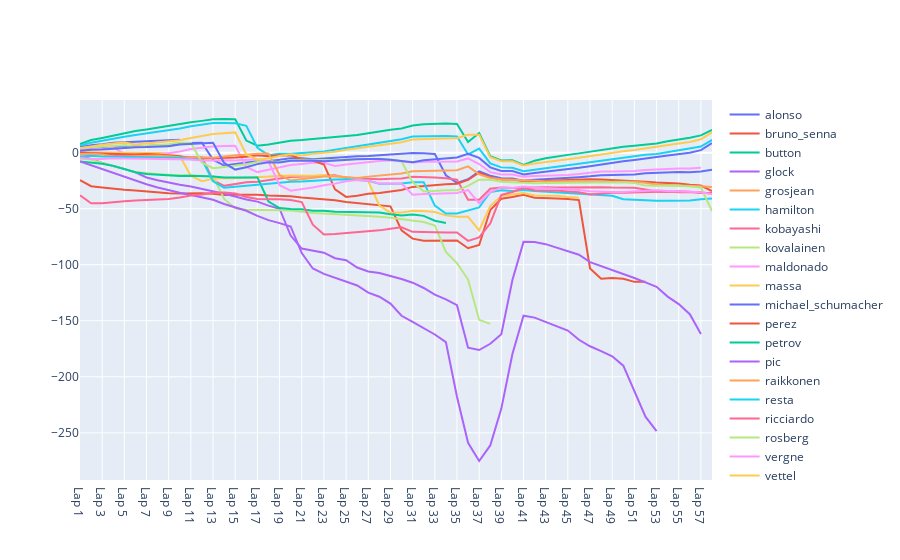

Write notebook code for a chart like this one.
### Markdown cell above
### Performance Score
> Driver Lap / Median of all times on that Lap

### Code cell
median = test_df[1:].median(axis=0, skipna=True).tolist()

fig = go.Figure()

for driver in drivers:
    score=0
    score_per_lap = []
    driver_row = test_df.loc[test_df['Drivers'] == driver]

    for lap in range(1,len(driver_row.columns[1:])+1):
        score += percent_difference(driver_row[f'Lap {lap}'].values[0],median[lap-1],lap)
        score_per_lap.append(score)

    fig.add_trace(go.Line(x=driver_row.columns[1:],y=score_per_lap,name=f'{driver}', mode='lines'))

fig.show()

### Figure 1 — Plotly figure (JSON) as saved in the notebook; plotly's stock layout.template omitted (floating-point values rounded to 4 significant figures)
{"data": [{"mode": "lines", "name": "alonso", "type": "scatter", "x": ["Lap 1", "Lap 2", "Lap 3", "Lap 4", "Lap 5", "Lap 6", "Lap 7", "Lap 8", "Lap 9", "Lap 10", "Lap 11", "Lap 12", "Lap 13", "Lap 14", "Lap 15", "Lap 16", "Lap 17", "Lap 18", "Lap 19", "Lap 20", "Lap 21", "Lap 22", "Lap 23", "Lap 24", "Lap 25", "Lap 26", "Lap 27", "Lap 28", "Lap 29", "Lap 30", "Lap 31", "Lap 32", "Lap 33", "Lap 34", "Lap 35", "Lap 36", "Lap 37", "Lap 38", "Lap 39", "Lap 40", "Lap 41", "Lap 42", "Lap 43", "Lap 44", "Lap 45", "Lap 46", "Lap 47", "Lap 48", "Lap 49", "Lap 50", "Lap 51", "Lap 52", "Lap 53", "Lap 54", "Lap 55", "Lap 56", "Lap 57", "Lap 58"], "y": [2.205, 3.286, 4.425, 5.541, 6.241, 5.409, 5.855, 6.161, 6.975, 8.474, 8.517, 8.867, -6.252, -11.53, -10.13, -8.642, -7.647, -7.706, -6.254, -4.994, -4.98, -5.982, -5.261, -4.653, -3.553, -3.26, -3.058, -2.401, -1.665, -1.398, -0.3799, -0.5686, -1.254, -20.16, -26.96, -23.79, -16.65, -20.53, -22.74, -22.96, -25.03, -24.17, -23.74, -22.85, -22.83, -21.85, -21.14, -20.19, -20.04, -19.82, -19.39, -18.46, -18.19, -17.3, -17.27, -17.49, -16.87, -15.29]}, {"mode": "lines", "name": "bruno_senna", "type": "scatter", "x": ["Lap 1", "Lap 2", "Lap 3", "Lap 4", "Lap 5", "Lap 6", "Lap 7", "Lap 8", "Lap 9", "Lap 10", "Lap 11", "Lap 12", "Lap 13", "Lap 14", "Lap 15", "Lap 16", "Lap 17", "Lap 18", "Lap 19", "Lap 20", "Lap 21", "Lap 22", "Lap 23", "Lap 24", "Lap 25", "Lap 26", "Lap 27", "Lap 28", "Lap 29", "Lap 30", "Lap 31", "Lap 32", "Lap 33", "Lap 34", "Lap 35", "Lap 36", "Lap 37", "Lap 38", "Lap 39", "Lap 40", "Lap 41", "Lap 42", "Lap 43", "Lap 44", "Lap 45", "Lap 46", "Lap 47", "Lap 48", "Lap 49", "Lap 50", "Lap 51", "Lap 52", "Lap 53", "Lap 54", "Lap 55", "Lap 56", "Lap 57", "Lap 58"], "y": [-24.45, -29.91, -31.04, -32.22, -33.12, -33.82, -34.66, -35.89, -36.28, -36.44, -36.31, -36.32, -36.76, -37.8, -37.47, -37.4, -37.64, -38.25, -38.58, -38.86, -39.98, -40.69, -41.18, -42.54, -44.07, -45.17, -46.18, -47.18, -47.89, -69.25, -76.72, -78.66, -78.72, -78.47, -78.35, -85.28, -82.33, -51.12, -41.16, -39.6, -37.66, -40.23, -40.95, -41.01, -41.46, -42.33, -103.3, -112.4, -111.8, -112.5, -115.3, -115.3, null, null, null, null, null, null]}, {"mode": "lines", "name": "button", "type": "scatter", "x": ["Lap 1", "Lap 2", "Lap 3", "Lap 4", "Lap 5", "Lap 6", "Lap 7", "Lap 8", "Lap 9", "Lap 10", "Lap 11", "Lap 12", "Lap 13", "Lap 14", "Lap 15", "Lap 16", "Lap 17", "Lap 18", "Lap 19", "Lap 20", "Lap 21", "Lap 22", "Lap 23", "Lap 24", "Lap 25", "Lap 26", "Lap 27", "Lap 28", "Lap 29", "Lap 30", "Lap 31", "Lap 32", "Lap 33", "Lap 34", "Lap 35", "Lap 36", "Lap 37", "Lap 38", "Lap 39", "Lap 40", "Lap 41", "Lap 42", "Lap 43", "Lap 44", "Lap 45", "Lap 46", "Lap 47", "Lap 48", "Lap 49", "Lap 50", "Lap 51", "Lap 52", "Lap 53", "Lap 54", "Lap 55", "Lap 56", "Lap 57", "Lap 58"], "y": [7.565, 11.24, 13.16, 15.4, 17.42, 19.27, 20.74, 22.48, 23.83, 25.46, 27.04, 28.36, 29.83, 30.03, 29.78, 10.8, 6.232, 7.215, 8.973, 10.52, 11.21, 12.1, 13.17, 13.75, 14.74, 15.84, 17.35, 18.97, 20.49, 21.51, 24.22, 25.36, 25.81, 25.93, 25.61, 9.578, 17.52, -3.21, -6.985, -6.757, -10.97, -7.134, -5.05, -3.341, -1.979, -0.6499, 0.9569, 2.075, 3.594, 5.226, 6.166, 7.35, 8.142, 10.11, 11.53, 13.34, 15.38, 20.2]}, {"mode": "lines", "name": "glock", "type": "scatter", "x": ["Lap 1", "Lap 2", "Lap 3", "Lap 4", "Lap 5", "Lap 6", "Lap 7", "Lap 8", "Lap 9", "Lap 10", "Lap 11", "Lap 12", "Lap 13", "Lap 14", "Lap 15", "Lap 16", "Lap 17", "Lap 18", "Lap 19", "Lap 20", "Lap 21", "Lap 22", "Lap 23", "Lap 24", "Lap 25", "Lap 26", "Lap 27", "Lap 28", "Lap 29", "Lap 30", "Lap 31", "Lap 32", "Lap 33", "Lap 34", "Lap 35", "Lap 36", "Lap 37", "Lap 38", "Lap 39", "Lap 40", "Lap 41", "Lap 42", "Lap 43", "Lap 44", "Lap 45", "Lap 46", "Lap 47", "Lap 48", "Lap 49", "Lap 50", "Lap 51", "Lap 52", "Lap 53", "Lap 54", "Lap 55", "Lap 56", "Lap 57", "Lap 58"], "y": [-3.443, -5.554, -9.198, -11.62, -14.52, -17.62, -22.14, -24.61, -26.89, -28.59, -30.21, -32.33, -34.0, -36.7, -39.08, -41.86, -43.67, -47.3, -50.04, -73.97, -85.61, -87.41, -89.26, -94.17, -96.03, -102.5, -106.0, -107.4, -109.7, -112.7, -116.0, -120.8, -126.8, -130.9, -136.1, -174.0, -176.1, -170.5, -162.1, -113.7, -79.6, -79.74, -81.64, -84.57, -87.8, -91.08, -97.7, -101.2, -104.4, -107.7, -111.8, -115.8, -119.7, -128.4, -135.1, -144.1, -161.7, null]}, {"mode": "lines", "name": "grosjean", "type": "scatter", "x": ["Lap 1", "Lap 2", "Lap 3", "Lap 4", "Lap 5", "Lap 6", "Lap 7", "Lap 8", "Lap 9", "Lap 10", "Lap 11", "Lap 12", "Lap 13", "Lap 14", "Lap 15", "Lap 16", "Lap 17", "Lap 18", "Lap 19", "Lap 20", "Lap 21", "Lap 22", "Lap 23", "Lap 24", "Lap 25", "Lap 26", "Lap 27", "Lap 28", "Lap 29", "Lap 30", "Lap 31", "Lap 32", "Lap 33", "Lap 34", "Lap 35", "Lap 36", "Lap 37", "Lap 38", "Lap 39", "Lap 40", "Lap 41", "Lap 42", "Lap 43", "Lap 44", "Lap 45", "Lap 46", "Lap 47", "Lap 48", "Lap 49", "Lap 50", "Lap 51", "Lap 52", "Lap 53", "Lap 54", "Lap 55", "Lap 56", "Lap 57", "Lap 58"], "y": [3.167, null, null, null, null, null, null, null, null, null, null, null, null, null, null, null, null, null, null, null, null, null, null, null, null, null, null, null, null, null, null, null, null, null, null, null, null, null, null, null, null, null, null, null, null, null, null, null, null, null, null, null, null, null, null, null, null, null]}, {"mode": "lines", "name": "hamilton", "type": "scatter", "x": ["Lap 1", "Lap 2", "Lap 3", "Lap 4", "Lap 5", "Lap 6", "Lap 7", "Lap 8", "Lap 9", "Lap 10", "Lap 11", "Lap 12", "Lap 13", "Lap 14", "Lap 15", "Lap 16", "Lap 17", "Lap 18", "Lap 19", "Lap 20", "Lap 21", "Lap 22", "Lap 23", "Lap 24", "Lap 25", "Lap 26", "Lap 27", "Lap 28", "Lap 29", "Lap 30", "Lap 31", "Lap 32", "Lap 33", "Lap 34", "Lap 35", "Lap 36", "Lap 37", "Lap 38", "Lap 39", "Lap 40", "Lap 41", "Lap 42", "Lap 43", "Lap 44", "Lap 45", "Lap 46", "Lap 47", "Lap 48", "Lap 49", "Lap 50", "Lap 51", "Lap 52", "Lap 53", "Lap 54", "Lap 55", "Lap 56", "Lap 57", "Lap 58"], "y": [6.207, 8.938, 10.63, 12.64, 14.16, 15.73, 17.13, 18.5, 19.67, 21.63, 23.6, 24.8, 26.37, 26.47, 26.13, 23.88, 4.39, -2.239, -1.029, -0.9287, -0.5093, 0.409, 1.006, 2.622, 4.366, 6.07, 7.719, 9.293, 10.89, 12.0, 14.43, 14.73, 14.79, 14.8, 14.49, -1.582, 3.679, -9.532, -13.14, -13.48, -16.53, -15.16, -14.1, -12.72, -11.54, -10.04, -8.747, -6.942, -5.531, -4.079, -3.142, -1.825, -1.104, 0.4852, 1.842, 3.152, 5.411, 11.32]}, {"mode": "lines", "name": "kobayashi", "type": "scatter", "x": ["Lap 1", "Lap 2", "Lap 3", "Lap 4", "Lap 5", "Lap 6", "Lap 7", "Lap 8", "Lap 9", "Lap 10", "Lap 11", "Lap 12", "Lap 13", "Lap 14", "Lap 15", "Lap 16", "Lap 17", "Lap 18", "Lap 19", "Lap 20", "Lap 21", "Lap 22", "Lap 23", "Lap 24", "Lap 25", "Lap 26", "Lap 27", "Lap 28", "Lap 29", "Lap 30", "Lap 31", "Lap 32", "Lap 33", "Lap 34", "Lap 35", "Lap 36", "Lap 37", "Lap 38", "Lap 39", "Lap 40", "Lap 41", "Lap 42", "Lap 43", "Lap 44", "Lap 45", "Lap 46", "Lap 47", "Lap 48", "Lap 49", "Lap 50", "Lap 51", "Lap 52", "Lap 53", "Lap 54", "Lap 55", "Lap 56", "Lap 57", "Lap 58"], "y": [0.1757, -0.1015, -0.2621, -3.059, -2.646, -2.646, -2.542, -2.11, -2.925, -3.742, -4.007, -3.994, -24.51, -29.61, -27.99, -26.41, -26.04, -24.81, -22.96, -21.65, -21.3, -20.6, -20.1, -20.19, -22.5, -22.9, -23.56, -23.62, -23.19, -23.09, -21.6, -21.56, -22.09, -22.92, -24.08, -42.11, -42.05, -32.27, -31.15, -31.54, -31.18, -30.95, -30.84, -31.05, -30.9, -30.88, -30.88, -30.82, -31.15, -31.04, -31.25, -32.94, -34.55, -34.79, -34.46, -34.86, -35.99, -35.99]}, {"mode": "lines", "name": "kovalainen", "type": "scatter", "x": ["Lap 1", "Lap 2", "Lap 3", "Lap 4", "Lap 5", "Lap 6", "Lap 7", "Lap 8", "Lap 9", "Lap 10", "Lap 11", "Lap 12", "Lap 13", "Lap 14", "Lap 15", "Lap 16", "Lap 17", "Lap 18", "Lap 19", "Lap 20", "Lap 21", "Lap 22", "Lap 23", "Lap 24", "Lap 25", "Lap 26", "Lap 27", "Lap 28", "Lap 29", "Lap 30", "Lap 31", "Lap 32", "Lap 33", "Lap 34", "Lap 35", "Lap 36", "Lap 37", "Lap 38", "Lap 39", "Lap 40", "Lap 41", "Lap 42", "Lap 43", "Lap 44", "Lap 45", "Lap 46", "Lap 47", "Lap 48", "Lap 49", "Lap 50", "Lap 51", "Lap 52", "Lap 53", "Lap 54", "Lap 55", "Lap 56", "Lap 57", "Lap 58"], "y": [-5.407, -6.211, -9.238, -11.74, -14.5, -17.56, -18.61, -19.12, -19.63, -20.03, -19.81, -20.88, -20.98, -41.34, -49.54, -51.0, -50.96, -51.06, -51.31, -51.7, -52.89, -53.88, -54.21, -54.78, -55.06, -55.62, -56.16, -57.13, -57.99, -59.32, -60.21, -61.84, -64.96, -88.6, -98.69, -113.2, -149.2, -152.8, null, null, null, null, null, null, null, null, null, null, null, null, null, null, null, null, null, null, null, null]}, {"mode": "lines", "name": "maldonado", "type": "scatter", "x": ["Lap 1", "Lap 2", "Lap 3", "Lap 4", "Lap 5", "Lap 6", "Lap 7", "Lap 8", "Lap 9", "Lap 10", "Lap 11", "Lap 12", "Lap 13", "Lap 14", "Lap 15", "Lap 16", "Lap 17", "Lap 18", "Lap 19", "Lap 20", "Lap 21", "Lap 22", "Lap 23", "Lap 24", "Lap 25", "Lap 26", "Lap 27", "Lap 28", "Lap 29", "Lap 30", "Lap 31", "Lap 32", "Lap 33", "Lap 34", "Lap 35", "Lap 36", "Lap 37", "Lap 38", "Lap 39", "Lap 40", "Lap 41", "Lap 42", "Lap 43", "Lap 44", "Lap 45", "Lap 46", "Lap 47", "Lap 48", "Lap 49", "Lap 50", "Lap 51", "Lap 52", "Lap 53", "Lap 54", "Lap 55", "Lap 56", "Lap 57", "Lap 58"], "y": [2.704, 2.756, 3.378, 4.619, -1.073, -0.2661, -0.5257, -0.7661, -0.6075, 1.121, 3.161, 4.275, 5.597, 6.031, 6.166, -12.74, -17.33, -15.28, -12.9, -11.07, -10.09, -9.101, -9.101, -11.92, -10.5, -9.386, -8.276, -7.476, -6.72, -7.725, -8.729, -8.11, -7.952, -7.968, -7.952, -5.164, -10.11, -17.42, -19.58, -19.49, -21.6, -20.73, -20.49, -19.7, -19.85, -18.99, -17.99, -16.78, -16.78, -16.68, -16.4, -15.51, -14.86, -14.19, -14.19, -14.07, -13.52, null]}, {"mode": "lines", "name": "massa", "type": "scatter", "x": ["Lap 1", "Lap 2", "Lap 3", "Lap 4", "Lap 5", "Lap 6", "Lap 7", "Lap 8", "Lap 9", "Lap 10", "Lap 11", "Lap 12", "Lap 13", "Lap 14", "Lap 15", "Lap 16", "Lap 17", "Lap 18", "Lap 19", "Lap 20", "Lap 21", "Lap 22", "Lap 23", "Lap 24", "Lap 25", "Lap 26", "Lap 27", "Lap 28", "Lap 29", "Lap 30", "Lap 31", "Lap 32", "Lap 33", "Lap 34", "Lap 35", "Lap 36", "Lap 37", "Lap 38", "Lap 39", "Lap 40", "Lap 41", "Lap 42", "Lap 43", "Lap 44", "Lap 45", "Lap 46", "Lap 47", "Lap 48", "Lap 49", "Lap 50", "Lap 51", "Lap 52", "Lap 53", "Lap 54", "Lap 55", "Lap 56", "Lap 57", "Lap 58"], "y": [0.3312, 0.3312, 0.3816, 0.3816, 0.03864, 0.2782, 0.2782, -0.2544, -2.175, -2.986, -20.61, -25.47, -23.3, -22.61, -22.84, -22.45, -21.89, -21.8, -20.76, -20.32, -20.53, -20.56, -20.27, -20.74, -22.08, -22.95, -25.66, -47.14, -53.57, -53.51, -51.86, -52.04, -52.89, -55.97, -57.29, -57.29, -69.31, -47.66, -38.71, -37.54, -35.99, -38.12, -38.24, -38.54, -39.56, -40.35, null, null, null, null, null, null, null, null, null, null, null, null]}, {"mode": "lines", "name": "michael_schumacher", "type": "scatter", "x": ["Lap 1", "Lap 2", "Lap 3", "Lap 4", "Lap 5", "Lap 6", "Lap 7", "Lap 8", "Lap 9", "Lap 10", "Lap 11", "Lap 12", "Lap 13", "Lap 14", "Lap 15", "Lap 16", "Lap 17", "Lap 18", "Lap 19", "Lap 20", "Lap 21", "Lap 22", "Lap 23", "Lap 24", "Lap 25", "Lap 26", "Lap 27", "Lap 28", "Lap 29", "Lap 30", "Lap 31", "Lap 32", "Lap 33", "Lap 34", "Lap 35", "Lap 36", "Lap 37", "Lap 38", "Lap 39", "Lap 40", "Lap 41", "Lap 42", "Lap 43", "Lap 44", "Lap 45", "Lap 46", "Lap 47", "Lap 48", "Lap 49", "Lap 50", "Lap 51", "Lap 52", "Lap 53", "Lap 54", "Lap 55", "Lap 56", "Lap 57", "Lap 58"], "y": [4.846, 6.701, 7.5, 8.791, 9.344, 9.884, 10.29, 10.63, 11.1, 11.41, null, null, null, null, null, null, null, null, null, null, null, null, null, null, null, null, null, null, null, null, null, null, null, null, null, null, null, null, null, null, null, null, null, null, null, null, null, null, null, null, null, null, null, null, null, null, null, null]}, {"mode": "lines", "name": "perez", "type": "scatter", "x": ["Lap 1", "Lap 2", "Lap 3", "Lap 4", "Lap 5", "Lap 6", "Lap 7", "Lap 8", "Lap 9", "Lap 10", "Lap 11", "Lap 12", "Lap 13", "Lap 14", "Lap 15", "Lap 16", "Lap 17", "Lap 18", "Lap 19", "Lap 20", "Lap 21", "Lap 22", "Lap 23", "Lap 24", "Lap 25", "Lap 26", "Lap 27", "Lap 28", "Lap 29", "Lap 30", "Lap 31", "Lap 32", "Lap 33", "Lap 34", "Lap 35", "Lap 36", "Lap 37", "Lap 38", "Lap 39", "Lap 40", "Lap 41", "Lap 42", "Lap 43", "Lap 44", "Lap 45", "Lap 46", "Lap 47", "Lap 48", "Lap 49", "Lap 50", "Lap 51", "Lap 52", "Lap 53", "Lap 54", "Lap 55", "Lap 56", "Lap 57", "Lap 58"], "y": [-0.1754, -0.5791, -1.233, -1.52, -1.391, -1.589, -1.235, -1.66, -2.321, -3.161, -5.38, -5.176, -5.069, -4.81, -4.343, -3.728, -2.353, -3.153, -2.37, -2.47, -5.638, -7.037, -10.52, -32.72, -39.47, -38.4, -36.77, -35.93, -34.39, -33.29, -30.54, -29.58, -29.07, -28.29, -27.65, -24.27, -17.72, -21.89, -23.99, -23.91, -25.8, -25.39, -25.11, -24.67, -24.3, -23.89, -23.75, -24.03, -24.4, -24.67, -25.54, -25.92, -26.61, -26.76, -27.46, -28.54, -29.38, -34.32]}, {"mode": "lines", "name": "petrov", "type": "scatter", "x": ["Lap 1", "Lap 2", "Lap 3", "Lap 4", "Lap 5", "Lap 6", "Lap 7", "Lap 8", "Lap 9", "Lap 10", "Lap 11", "Lap 12", "Lap 13", "Lap 14", "Lap 15", "Lap 16", "Lap 17", "Lap 18", "Lap 19", "Lap 20", "Lap 21", "Lap 22", "Lap 23", "Lap 24", "Lap 25", "Lap 26", "Lap 27", "Lap 28", "Lap 29", "Lap 30", "Lap 31", "Lap 32", "Lap 33", "Lap 34", "Lap 35", "Lap 36", "Lap 37", "Lap 38", "Lap 39", "Lap 40", "Lap 41", "Lap 42", "Lap 43", "Lap 44", "Lap 45", "Lap 46", "Lap 47", "Lap 48", "Lap 49", "Lap 50", "Lap 51", "Lap 52", "Lap 53", "Lap 54", "Lap 55", "Lap 56", "Lap 57", "Lap 58"], "y": [-7.861, -8.585, -9.962, -11.8, -14.82, -17.55, -19.02, -19.84, -20.47, -20.85, -20.5, -20.7, -21.35, -22.24, -22.0, -22.07, -22.1, -43.62, -49.45, -50.29, -50.5, -51.89, -51.89, -52.65, -52.74, -52.99, -52.85, -53.3, -54.95, -56.05, -55.17, -56.39, -60.74, -62.73, null, null, null, null, null, null, null, null, null, null, null, null, null, null, null, null, null, null, null, null, null, null, null, null]}, {"mode": "lines", "name": "pic", "type": "scatter", "x": ["Lap 1", "Lap 2", "Lap 3", "Lap 4", "Lap 5", "Lap 6", "Lap 7", "Lap 8", "Lap 9", "Lap 10", "Lap 11", "Lap 12", "Lap 13", "Lap 14", "Lap 15", "Lap 16", "Lap 17", "Lap 18", "Lap 19", "Lap 20", "Lap 21", "Lap 22", "Lap 23", "Lap 24", "Lap 25", "Lap 26", "Lap 27", "Lap 28", "Lap 29", "Lap 30", "Lap 31", "Lap 32", "Lap 33", "Lap 34", "Lap 35", "Lap 36", "Lap 37", "Lap 38", "Lap 39", "Lap 40", "Lap 41", "Lap 42", "Lap 43", "Lap 44", "Lap 45", "Lap 46", "Lap 47", "Lap 48", "Lap 49", "Lap 50", "Lap 51", "Lap 52", "Lap 53", "Lap 54", "Lap 55", "Lap 56", "Lap 57", "Lap 58"], "y": [-7.777, -11.2, -14.56, -17.65, -21.52, -24.87, -28.22, -31.09, -33.73, -35.8, -37.84, -40.19, -42.05, -45.75, -48.44, -51.82, -56.47, -60.24, -62.85, -65.88, -89.65, -103.4, -108.2, -111.5, -114.6, -118.5, -124.8, -128.6, -134.7, -145.5, -151.0, -156.8, -162.2, -169.0, -217.8, -258.8, -275.1, -261.3, -228.4, -179.6, -145.5, -147.2, -151.2, -155.0, -158.8, -166.9, -172.7, -177.0, -181.7, -190.1, -213.3, -235.6, -248.4, null, null, null, null, null]}, {"mode": "lines", "name": "raikkonen", "type": "scatter", "x": ["Lap 1", "Lap 2", "Lap 3", "Lap 4", "Lap 5", "Lap 6", "Lap 7", "Lap 8", "Lap 9", "Lap 10", "Lap 11", "Lap 12", "Lap 13", "Lap 14", "Lap 15", "Lap 16", "Lap 17", "Lap 18", "Lap 19", "Lap 20", "Lap 21", "Lap 22", "Lap 23", "Lap 24", "Lap 25", "Lap 26", "Lap 27", "Lap 28", "Lap 29", "Lap 30", "Lap 31", "Lap 32", "Lap 33", "Lap 34", "Lap 35", "Lap 36", "Lap 37", "Lap 38", "Lap 39", "Lap 40", "Lap 41", "Lap 42", "Lap 43", "Lap 44", "Lap 45", "Lap 46", "Lap 47", "Lap 48", "Lap 49", "Lap 50", "Lap 51", "Lap 52", "Lap 53", "Lap 54", "Lap 55", "Lap 56", "Lap 57", "Lap 58"], "y": [-1.292, -1.005, -1.617, -3.345, -3.345, -3.05, -3.153, -2.561, -3.102, -4.151, -4.449, -4.195, -4.646, -3.272, -2.25, -1.783, -0.8915, -0.7859, -19.93, -24.91, -23.85, -22.37, -21.2, -21.1, -21.96, -22.61, -21.38, -20.42, -19.21, -18.53, -16.67, -16.35, -16.14, -15.73, -15.74, -12.23, -19.39, -22.67, -23.78, -24.09, -24.45, -25.15, -25.83, -25.71, -25.53, -25.26, -26.0, -26.03, -26.67, -26.03, -26.03, -26.76, -28.68, -28.97, -29.13, -29.13, -30.02, -30.74]}, {"mode": "lines", "name": "resta", "type": "scatter", "x": ["Lap 1", "Lap 2", "Lap 3", "Lap 4", "Lap 5", "Lap 6", "Lap 7", "Lap 8", "Lap 9", "Lap 10", "Lap 11", "Lap 12", "Lap 13", "Lap 14", "Lap 15", "Lap 16", "Lap 17", "Lap 18", "Lap 19", "Lap 20", "Lap 21", "Lap 22", "Lap 23", "Lap 24", "Lap 25", "Lap 26", "Lap 27", "Lap 28", "Lap 29", "Lap 30", "Lap 31", "Lap 32", "Lap 33", "Lap 34", "Lap 35", "Lap 36", "Lap 37", "Lap 38", "Lap 39", "Lap 40", "Lap 41", "Lap 42", "Lap 43", "Lap 44", "Lap 45", "Lap 46", "Lap 47", "Lap 48", "Lap 49", "Lap 50", "Lap 51", "Lap 52", "Lap 53", "Lap 54", "Lap 55", "Lap 56", "Lap 57", "Lap 58"], "y": [-3.47, -2.718, -3.355, -3.543, -4.297, -4.402, -4.606, -4.606, -4.556, -4.556, -5.811, -6.286, -25.59, -31.25, -30.35, -29.47, -28.25, -27.7, -26.16, -25.92, -25.71, -25.06, -24.16, -23.92, -23.83, -24.23, -25.01, -27.66, -27.56, -27.62, -26.44, -26.47, -47.25, -54.24, -54.23, -51.54, -48.9, -35.15, -33.58, -34.24, -33.42, -34.31, -34.84, -35.5, -35.91, -36.81, -37.58, -38.09, -38.53, -41.55, -42.09, -42.38, -42.81, -42.82, -42.78, -42.7, -41.63, -40.8]}, {"mode": "lines", "name": "ricciardo", "type": "scatter", "x": ["Lap 1", "Lap 2", "Lap 3", "Lap 4", "Lap 5", "Lap 6", "Lap 7", "Lap 8", "Lap 9", "Lap 10", "Lap 11", "Lap 12", "Lap 13", "Lap 14", "Lap 15", "Lap 16", "Lap 17", "Lap 18", "Lap 19", "Lap 20", "Lap 21", "Lap 22", "Lap 23", "Lap 24", "Lap 25", "Lap 26", "Lap 27", "Lap 28", "Lap 29", "Lap 30", "Lap 31", "Lap 32", "Lap 33", "Lap 34", "Lap 35", "Lap 36", "Lap 37", "Lap 38", "Lap 39", "Lap 40", "Lap 41", "Lap 42", "Lap 43", "Lap 44", "Lap 45", "Lap 46", "Lap 47", "Lap 48", "Lap 49", "Lap 50", "Lap 51", "Lap 52", "Lap 53", "Lap 54", "Lap 55", "Lap 56", "Lap 57", "Lap 58"], "y": [-38.02, -45.18, -45.16, -44.06, -43.45, -42.6, -41.98, -41.97, -41.33, -39.98, -38.23, -37.28, -35.86, -35.61, -36.43, -39.52, -41.33, -41.67, -41.48, -42.15, -44.08, -64.23, -73.0, -72.69, -71.91, -71.48, -70.52, -69.35, -67.81, -66.56, -70.64, -70.95, -71.23, -71.3, -71.16, -78.69, -75.7, -63.14, -37.71, -35.04, -31.56, -33.54, -33.66, -33.71, -34.6, -35.35, -37.41, -36.65, -35.78, -35.84, -35.55, -35.01, -34.73, -34.73, -35.42, -35.42, -35.42, -36.72]}, {"mode": "lines", "name": "rosberg", "type": "scatter", "x": ["Lap 1", "Lap 2", "Lap 3", "Lap 4", "Lap 5", "Lap 6", "Lap 7", "Lap 8", "Lap 9", "Lap 10", "Lap 11", "Lap 12", "Lap 13", "Lap 14", "Lap 15", "Lap 16", "Lap 17", "Lap 18", "Lap 19", "Lap 20", "Lap 21", "Lap 22", "Lap 23", "Lap 24", "Lap 25", "Lap 26", "Lap 27", "Lap 28", "Lap 29", "Lap 30", "Lap 31", "Lap 32", "Lap 33", "Lap 34", "Lap 35", "Lap 36", "Lap 37", "Lap 38", "Lap 39", "Lap 40", "Lap 41", "Lap 42", "Lap 43", "Lap 44", "Lap 45", "Lap 46", "Lap 47", "Lap 48", "Lap 49", "Lap 50", "Lap 51", "Lap 52", "Lap 53", "Lap 54", "Lap 55", "Lap 56", "Lap 57", "Lap 58"], "y": [4.198, 4.896, 5.247, 6.034, 6.617, 5.599, 6.033, 6.854, 7.539, 8.948, 8.82, -8.99, -13.83, -12.74, -11.71, -10.3, -8.408, -7.985, -8.264, -6.797, -6.279, -6.248, -6.798, -6.708, -5.768, -5.427, -5.557, -5.499, -6.183, -7.589, -26.31, -34.64, -34.0, -33.6, -33.6, -29.7, -24.18, -24.18, -25.87, -26.34, -27.4, -27.27, -27.03, -26.98, -26.58, -26.6, -26.22, -26.22, -26.51, -26.51, -27.14, -29.4, -29.5, -29.44, -29.53, -30.14, -31.15, -52.24]}, {"mode": "lines", "name": "vergne", "type": "scatter", "x": ["Lap 1", "Lap 2", "Lap 3", "Lap 4", "Lap 5", "Lap 6", "Lap 7", "Lap 8", "Lap 9", "Lap 10", "Lap 11", "Lap 12", "Lap 13", "Lap 14", "Lap 15", "Lap 16", "Lap 17", "Lap 18", "Lap 19", "Lap 20", "Lap 21", "Lap 22", "Lap 23", "Lap 24", "Lap 25", "Lap 26", "Lap 27", "Lap 28", "Lap 29", "Lap 30", "Lap 31", "Lap 32", "Lap 33", "Lap 34", "Lap 35", "Lap 36", "Lap 37", "Lap 38", "Lap 39", "Lap 40", "Lap 41", "Lap 42", "Lap 43", "Lap 44", "Lap 45", "Lap 46", "Lap 47", "Lap 48", "Lap 49", "Lap 50", "Lap 51", "Lap 52", "Lap 53", "Lap 54", "Lap 55", "Lap 56", "Lap 57", "Lap 58"], "y": [-4.591, -5.629, -5.629, -4.917, -5.13, -4.929, -5.381, -5.692, -5.692, -5.621, -6.087, -7.029, -6.699, -6.803, -6.938, -6.65, -5.991, -8.008, -29.1, -33.92, -32.77, -31.03, -29.02, -27.63, -25.55, -24.3, -24.97, -27.45, -27.55, -27.46, -37.61, -36.78, -36.65, -36.21, -36.05, -33.43, -45.11, -35.23, -31.02, -31.52, -30.14, -31.06, -31.55, -32.05, -32.62, -33.34, -34.47, -35.01, -35.0, -35.2, -34.59, -33.65, -33.55, -34.15, -34.83, -34.95, -35.31, -37.09]}, {"mode": "lines", "name": "vettel", "type": "scatter", "x": ["Lap 1", "Lap 2", "Lap 3", "Lap 4", "Lap 5", "Lap 6", "Lap 7", "Lap 8", "Lap 9", "Lap 10", "Lap 11", "Lap 12", "Lap 13", "Lap 14", "Lap 15", "Lap 16", "Lap 17", "Lap 18", "Lap 19", "Lap 20", "Lap 21", "Lap 22", "Lap 23", "Lap 24", "Lap 25", "Lap 26", "Lap 27", "Lap 28", "Lap 29", "Lap 30", "Lap 31", "Lap 32", "Lap 33", "Lap 34", "Lap 35", "Lap 36", "Lap 37", "Lap 38", "Lap 39", "Lap 40", "Lap 41", "Lap 42", "Lap 43", "Lap 44", "Lap 45", "Lap 46", "Lap 47", "Lap 48", "Lap 49", "Lap 50", "Lap 51", "Lap 52", "Lap 53", "Lap 54", "Lap 55", "Lap 56", "Lap 57", "Lap 58"], "y": [3.845, 5.665, 7.052, 8.209, 8.958, 7.243, 8.239, 9.431, 10.66, 11.15, 13.13, 14.79, 16.67, 17.39, 18.09, -1.614, -6.345, -5.281, -2.947, -1.47, -2.448, -0.9665, -0.2505, 0.8848, 2.672, 3.872, 5.143, 6.818, 8.018, 9.246, 11.71, 12.34, 12.45, 12.73, 12.79, 15.95, 15.95, -4.012, -7.675, -7.752, -11.52, -9.71, -8.625, -7.307, -5.946, -4.637, -3.11, -1.392, -0.1013, 1.336, 2.455, 4.036, 5.111, 7.206, 8.229, 9.596, 11.99, 18.1]}, {"mode": "lines", "name": "webber", "type": "scatter", "x": ["Lap 1", "Lap 2", "Lap 3", "Lap 4", "Lap 5", "Lap 6", "Lap 7", "Lap 8", "Lap 9", "Lap 10", "Lap 11", "Lap 12", "Lap 13", "Lap 14", "Lap 15", "Lap 16", "Lap 17", "Lap 18", "Lap 19", "Lap 20", "Lap 21", "Lap 22", "Lap 23", "Lap 24", "Lap 25", "Lap 26", "Lap 27", "Lap 28", "Lap 29", "Lap 30", "Lap 31", "Lap 32", "Lap 33", "Lap 34", "Lap 35", "Lap 36", "Lap 37", "Lap 38", "Lap 39", "Lap 40", "Lap 41", "Lap 42", "Lap 43", "Lap 44", "Lap 45", "Lap 46", "Lap 47", "Lap 48", "Lap 49", "Lap 50", "Lap 51", "Lap 52", "Lap 53", "Lap 54", "Lap 55", "Lap 56", "Lap 57", "Lap 58"], "y": [1.631, 2.636, 2.913, 3.606, 4.669, 4.767, 4.954, 5.339, 5.8, 7.323, 7.772, 8.051, 8.918, -9.201, -15.12, -13.08, -10.24, -8.502, -8.694, -7.215, -6.8, -7.016, -7.632, -6.89, -6.13, -5.88, -5.75, -5.673, -6.323, -7.639, -8.516, -6.835, -6.062, -5.18, -4.341, -0.979, -4.674, -13.1, -16.37, -16.47, -19.38, -18.2, -17.21, -16.04, -14.72, -13.57, -12.15, -10.44, -9.324, -7.639, -6.538, -4.984, -3.967, -2.621, -1.246, -0.09027, 2.281, 8.458]}], "layout": {}}
